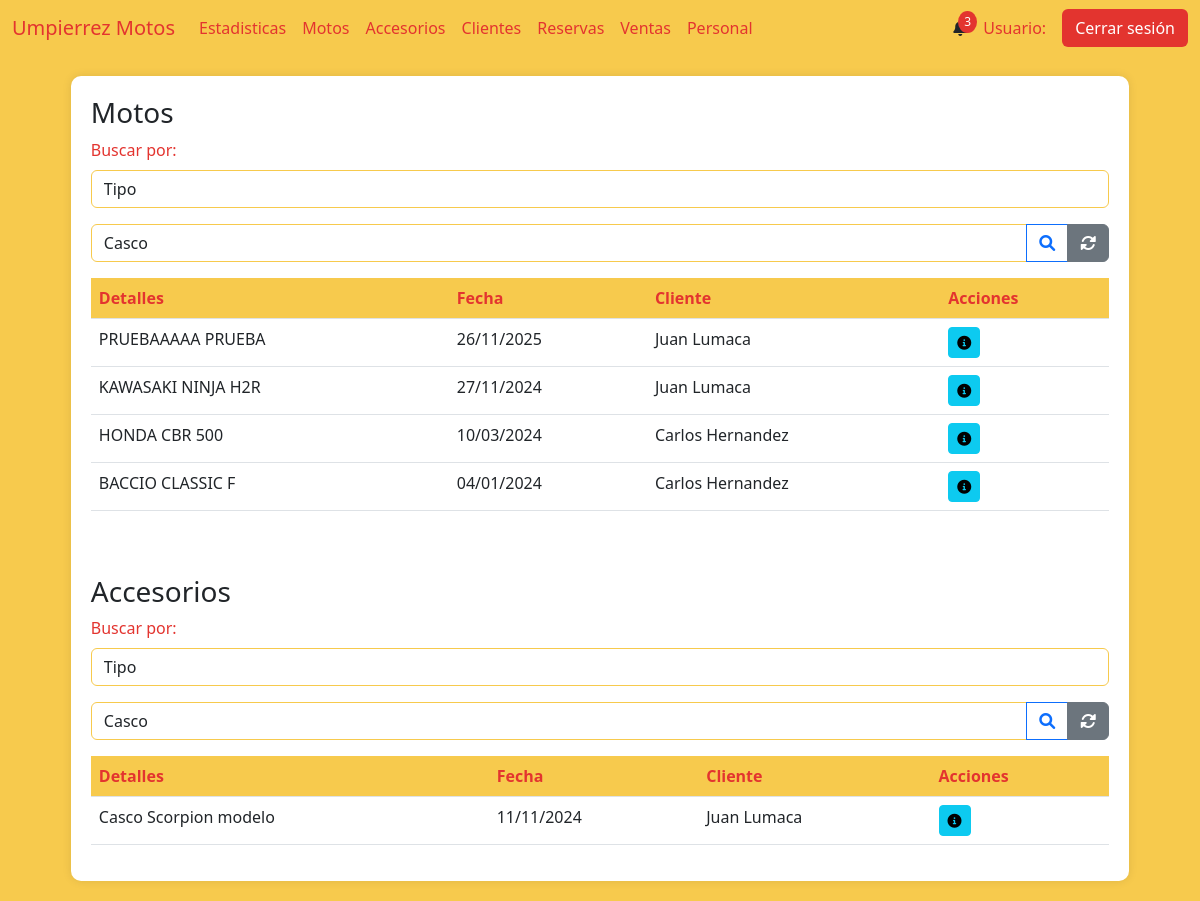
The page /ventas on the database as committed earlier.
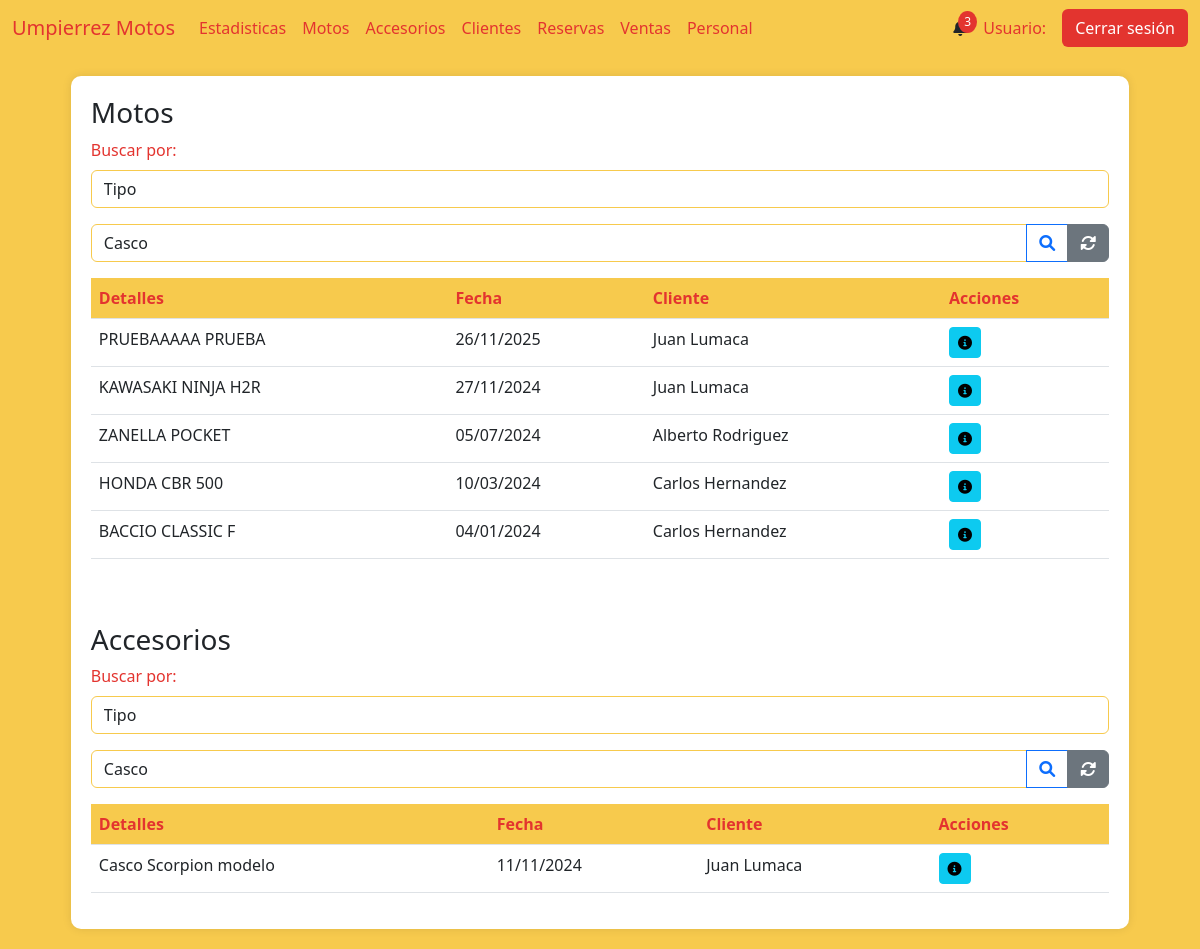
The same page on the database as committed later.
### AppUM/models.py (models this page shows)
class ComprasVentas(models.Model):
    moto = models.ForeignKey(Moto, related_name='moto_cliente', on_delete=models.CASCADE)
    cliente = models.ForeignKey(Cliente, related_name='cliente_moto', on_delete=models.CASCADE)
    fecha_compra = models.DateField()
    fotocopia_libreta = models.ImageField(null=True, blank=True, upload_to="documentacion/libretas/")
    compra_venta = models.FileField(null=True, blank=True, upload_to="documentacion/compra_venta/")
    certificado_venta = models.FileField(null=True, blank=True, upload_to="documentacion/certificado_venta/")
    tipo = models.CharField(max_length=20)
    forma_de_pago = models.TextField(null=True, blank=True)
    class Meta:
        pass

class ClienteAccesorio(models.Model):
    accesorio = models.ForeignKey(Accesorio, related_name='accesorio_cliente', on_delete=models.CASCADE)
    cliente = models.ForeignKey(Cliente, related_name='cliente_cliente', on_delete=models.CASCADE)
    fecha_compra = models.DateField()
    factura = models.IntegerField(null=True)
    factura_rut = models.IntegerField(null=True)
    factura_documento = models.FileField(null=True, blank=True, upload_to="documentacion/facturas_accesorios/")

### AppUM/views.py (the view)
# urls.py: path('ventas', views.vista_ventas,name="Ventas"),
def vista_ventas(req):
    try:
            resultados_motos = (
                ComprasVentas.objects
                .filter(tipo='V')
                .select_related('moto','cliente')
                .values(
                    'id',
                    'moto__marca',
                    'moto__modelo',
                    'fecha_compra',
                    'cliente__nombre',
                    'cliente__apellido'
                ).order_by('-fecha_compra')
            )
            res_documentacion = []
            for resultado in resultados_motos:
                cv = ComprasVentas.objects.get(id=resultado['id'])
                res_documentacion.append({
                'moto': resultado
            })
            paginator = Paginator(res_documentacion, 5)  # 5 clientes por página
            page_number = req.GET.get('page')  # Obtiene el número de página desde la URL
            page_obj = paginator.get_page(page_number)
            resultados_accesorios = (
                ClienteAccesorio.objects
                .select_related('accesorio', 'cliente')
                .values(
                    'id',
                    'accesorio__tipo',
                    'accesorio__marca',
                    'accesorio__modelo',
                    'fecha_compra',
                    'cliente__nombre',
                    'cliente__apellido'
                ).order_by('-fecha_compra')
            )
            res_facturas = []
            for resultado_accesorio in resultados_accesorios:
                    ca = ClienteAccesorio.objects.get(id=resultado_accesorio['id'])
                    res_facturas.append({
                    'accesorio': resultado_accesorio,
                    'factura_documento': ca.factura_documento.url if ca.factura_documento else None
                })
            paginator_accesorio = Paginator(res_facturas, 5)  # 5 clientes por página
            page_number_accesorio = req.GET.get('page')  # Obtiene el número de página desde la URL
            page_obj_accesorio = paginator_accesorio.get_page(page_number_accesorio)
            return render(req,"perfil_administrativo/ventas/ventas.html",{"page_obj":page_obj,"page_objAccs":page_obj_accesorio})
    except Exception as e:
        pass

### AppUM/templates/perfil_administrativo/ventas/ventas.html (shortened to what the changed rows need)
{% extends "perfil_administrativo/padre_perfil_administrativo.html" %}
{% load static %}
{% block contenidoQueCambia %}
<div class="table-container" id="inventarios">
    <table class="table">
        <thead>
            <tr>
                <th>Detalles</th>
                <th>Fecha</th>
                <th>Cliente</th>
                <th>Acciones</th>
            </tr>
        </thead>
        <tbody>
            {% if page_obj %}
                {% for moto in page_obj %}
            <tr>
                <td>{{ moto.moto.moto__marca }} {{ moto.moto.moto__modelo }}</td>
                <td>{{ moto.moto.fecha_compra|date:"d/m/Y"}}</td>
                <td>{{ moto.moto.cliente__nombre }} {{ moto.moto.cliente__apellido }}</td>
                <td>
                    <a href=""><button class="btn btn-sm btn-info"><i class="fas fa-info-circle"></i></button></a>
                </td>
            </tr>
            {% endfor %}
            {% else %}
                <tr>
                    <td colspan="9" class="text-center text-muted">
                        No hay registros de accesorios disponibles.
                    </td>
                </tr>
            {% endif %}
        </tbody>
    </table>
<br>
<br>
    <table class="table">
        <thead>
            <tr>
                <th>Detalles</th>
                <th>Fecha</th>
                <th>Cliente</th>
                <th>Acciones</th>
            </tr>
        </thead>
        <tbody>
            {% if page_objAccs %}
                {% for accesorio in page_objAccs %}
            <tr>
                <td>{{ accesorio.accesorio.accesorio__tipo }} {{ accesorio.accesorio.accesorio__marca }} {{ accesorio.accesorio.accesorio__modelo }}</td>
                <td>{{ accesorio.accesorio.fecha_compra|date:"d/m/Y"}}</td>
                <td>{{ accesorio.accesorio.cliente__nombre }} {{ accesorio.accesorio.cliente__apellido }}</td>
                <td>
                    <a href=""><button class="btn btn-sm btn-info"><i class="fas fa-info-circle"></i></button></a>
                </td>
            </tr>
            {% endfor %}
            {% else %}
                <tr>
                    <td colspan="9" class="text-center text-muted">
                        No hay registros de accesorios disponibles.
                    </td>
                </tr>
            {% endif %}
        </tbody>
    </table>
</div>
{% endblock %}

Rows that differ between the two databases and show on the page:
added ComprasVentas: moto.moto__marca "ZANELLA", moto.moto__modelo "POCKET", moto.fecha_compra "05/07/2024", moto.cliente__nombre "Alberto", moto.cliente__apellido "Rodriguez"
